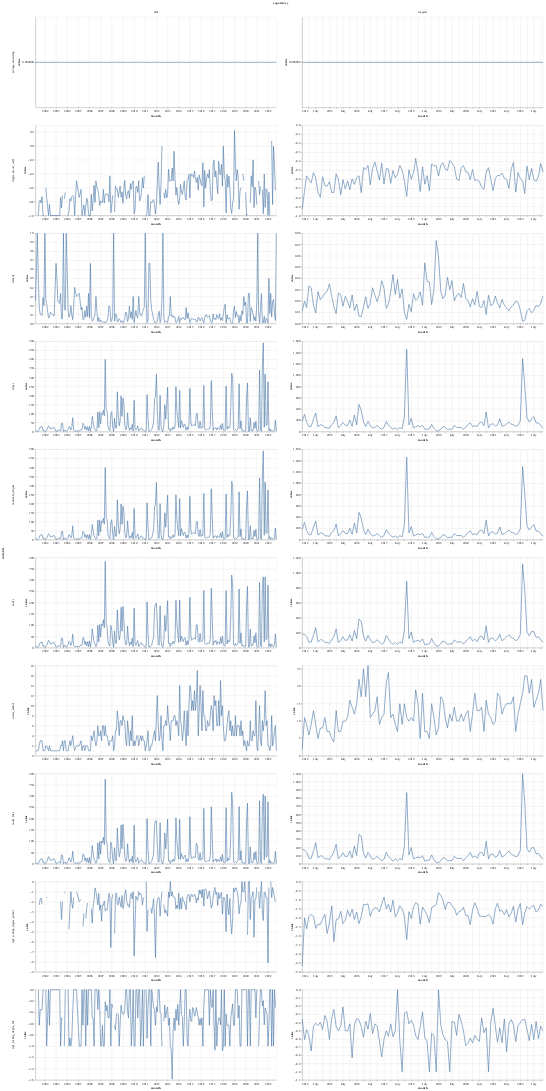

Notebook code cell kept with this figure:
### Code cell
import altair as alt
from altair.expr import datum


alt.Chart(stats_repo_time_long).mark_line().encode(
    x='month',
    y='value'
).properties(
    width=800,
    height=300
).facet(
    row = "variable",
    column = 'repository'
).resolve_scale(
    x= 'independent',
    y = 'independent'
)

### Figure 1 — Vega-Lite specification as saved in the notebook (floating-point values rounded to 4 significant figures; data arrays with more than 128 entries replaced by an {"elided": "..."} marker saying what was removed)
{"config": {"view": {"continuousWidth": 400, "continuousHeight": 300}}, "data": {"name": "data-762a2ebff022306817dd8bcec4420cc0"}, "facet": {"column": {"field": "repository", "type": "nominal"}, "row": {"field": "variable", "type": "nominal"}}, "spec": {"mark": "line", "encoding": {"x": {"field": "month", "type": "temporal"}, "y": {"field": "value", "type": "quantitative"}}, "height": 300, "width": 800}, "resolve": {"scale": {"x": "independent", "y": "independent"}}, "$schema": "https://vega.github.io/schema/vega-lite/v4.17.0.json", "datasets": {"data-762a2ebff022306817dd8bcec4420cc0": {"elided": "3540 records"}}}
